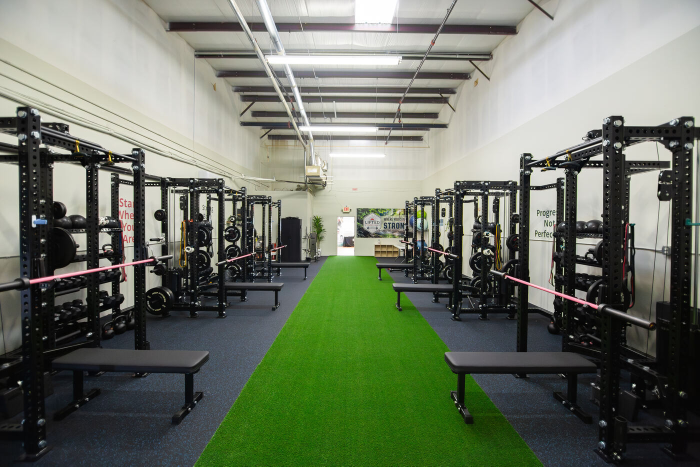
#> input picture images/Lifted-Strength-Club-Studio.jpg, 1400 x 933 px, found by its file name (shown at 1/2 size)
$ python prep_images.py
#> lines starting #> are read from the running program, lines starting #| are printed output that depends on the picture
"""Copies and resizes the site photos the ad landing page mockups use into ./img (run from the repo root)."""
import pathlib
from PIL import Image

OUT = pathlib.Path(__file__).parent / "img"
OUT.mkdir(exist_ok=True)
SRC = {
    "studio": "images/Lifted-Strength-Club-Studio.jpg",
    "sharon": "images/Sharon-Gam-Headshot-7-28a91ab438.jpg",
    "t2": "images/Sharon-Gam-Personal-Training-2-61a5e38837.jpg",
    "t3": "images/Sharon-Gam-Personal-Training-3-1eb3889237.jpg",
    "t5": "images/Sharon-Gam-Personal-Training-5-0c0ea6986f.jpg",
    "t6": "images/Sharon-Gam-Personal-Training-6-e109244809.jpg",
}
for name, path in SRC.items():
    im = Image.open(path).convert("RGB")
#> im is the input picture: PIL image 1400x933 RGB; mean R, G, B 109.1, 116.9, 100.9
    im.thumbnail((1100, 1100))
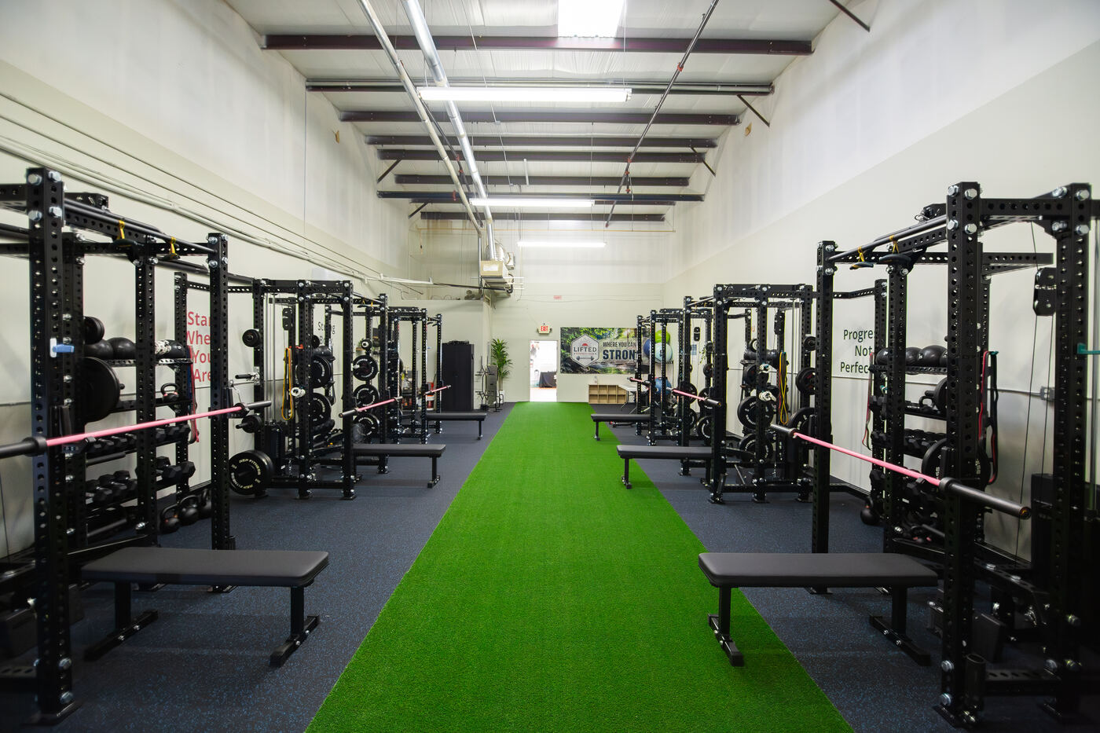
#> im: PIL image 1100x733 RGB; mean R, G, B 109.1, 116.9, 100.9
#> (the run stopped early here; a loop or call above may not have finished)
